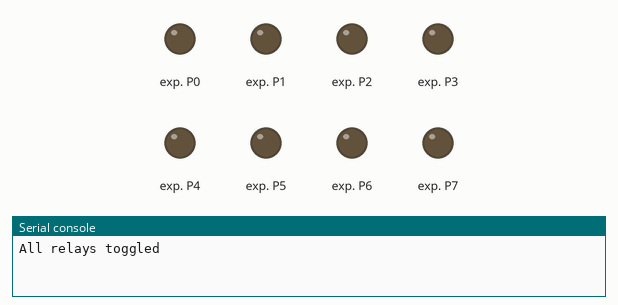
A program run on a simulated ESP32 board running MicroPython. On the bench: output pins drawn as LEDs (lit = HIGH), the last lines printed to the serial console.

Above: at 1.0 s.
At 2.5 s:
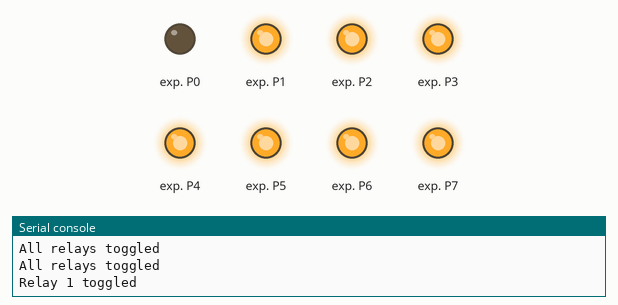
At 4.5 s:
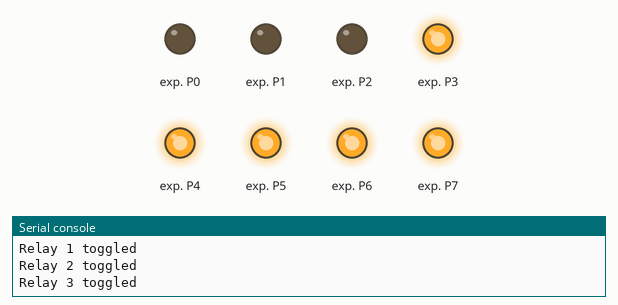
At 9.0 s:
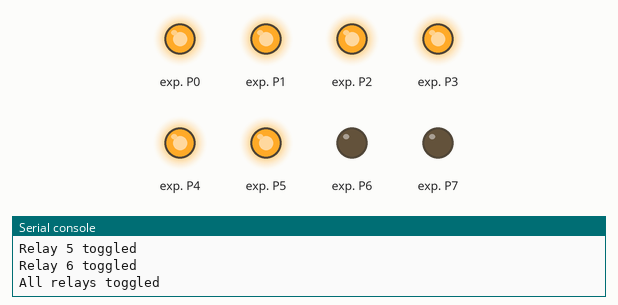
At 14.5 s:
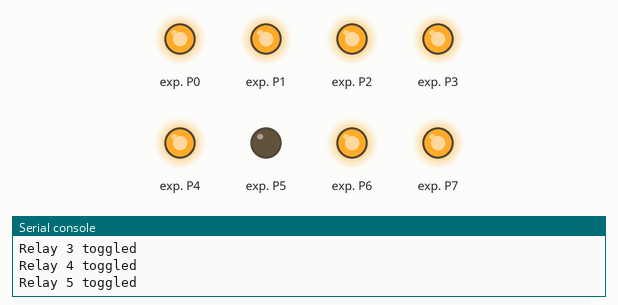
At 19.5 s:
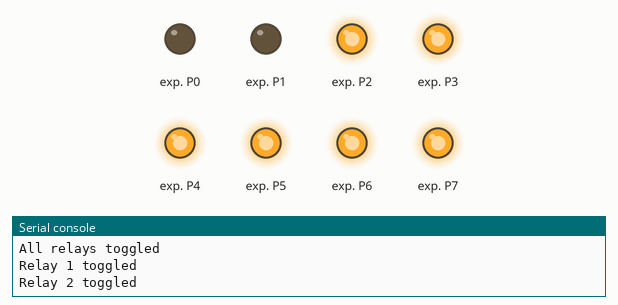
Timing chart, 0 to 20.8 s (numbered marks = the images above):
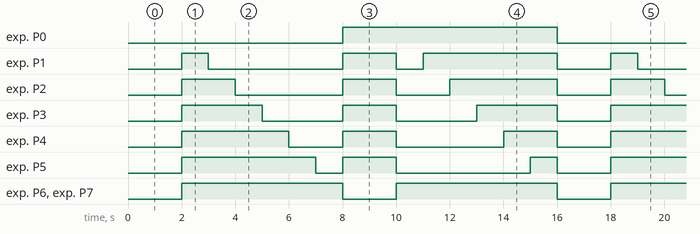

Measured:
- by itself, exp. P0: alternates HIGH for 8.0 s and LOW for 8.0 s
- by itself, exp. P1: repeats every 16.0 s: LOW 5.0 s, HIGH 2.0 s, LOW 1.0 s, HIGH 5.0 s, LOW 2.0 s, HIGH 1.0 s
- by itself, exp. P2: repeats every 16.0 s: LOW 4.0 s, HIGH 2.0 s, LOW 2.0 s, HIGH 4.0 s, LOW 2.0 s, HIGH 2.0 s
- by itself, exp. P3: repeats every 16.0 s: LOW 3.0 s, HIGH 2.0 s, LOW 3.0 s, HIGH 3.0 s, LOW 2.0 s, HIGH 3.0 s
- by itself, exp. P4: repeats every 16.0 s: LOW 2.0 s, HIGH 2.0 s, LOW 4.0 s, HIGH 2.0 s, LOW 2.0 s, HIGH 4.0 s
- by itself, exp. P5: repeats every 16.0 s: LOW 1.0 s, HIGH 2.0 s, LOW 5.0 s, HIGH 1.0 s, LOW 2.0 s, HIGH 5.0 s
- by itself, exp. P6, exp. P7: alternates HIGH for 6.0 s and LOW for 2.0 s

The program:

toggle_relays.py
```python
# import required modules
from machine import SoftI2C, Pin
import time

# configure the I2C pins (SDA and SCL)
sda_pin = 4
scl_pin = 15

# initialize SoftI2C with the specified SDA and SCL pins
i2c = SoftI2C(sda=Pin(sda_pin), scl=Pin(scl_pin))

# define the I2C address for the PCF8574
pcf8574_address = 0x24

# define a function to read the current state of the PCF8574
def read_pcf8574_state(i2c, address):
    state = bytearray(1)
    i2c.readfrom_into(address, state)
    return state[0]

# define a function to write a new state to the PCF8574
def write_pcf8574_state(i2c, address, state):
    i2c.writeto(address, bytes([state]))

# toggle all relays on the PCF8574
def toggle_all_relays(i2c, address):
    # read current state
    state = read_pcf8574_state(i2c, address)
    # toggle all bits (all relays)
    state ^= 0xFF
    # write updated state
    write_pcf8574_state(i2c, address, state)

# Define a function to toggle a specific relay on the PCF8574
def toggle_relay(i2c, address, relay_number):
    if 1 <= relay_number <= 6:
        # read current state
        state = read_pcf8574_state(i2c, address)
        # toggle the specified relay
        state ^= 1 << (relay_number - 1)
        # write updated state
        write_pcf8574_state(i2c, address, state)
    else:
        print("Invalid relay number. Please choose a number between 1 and 6.")

# demo relay toggling
while True:
    # turn on all relays
    toggle_all_relays(i2c, pcf8574_address)
    # print
    print("All relays toggled")
    # wait for 2 seconds before toggling again
    time.sleep(2)
    # turn off all relays
    toggle_all_relays(i2c, pcf8574_address)
    # print
    print("All relays toggled")
    # toggle relays 1 to 6 sequentially
    for relay in range(1, 7):
        # toggle specific relay
        toggle_relay(i2c, pcf8574_address, relay)
        # print which relay was toggled
        print(f"Relay {relay} toggled")
        # wait for 1 second before toggling the next relay
        time.sleep(1)
```
